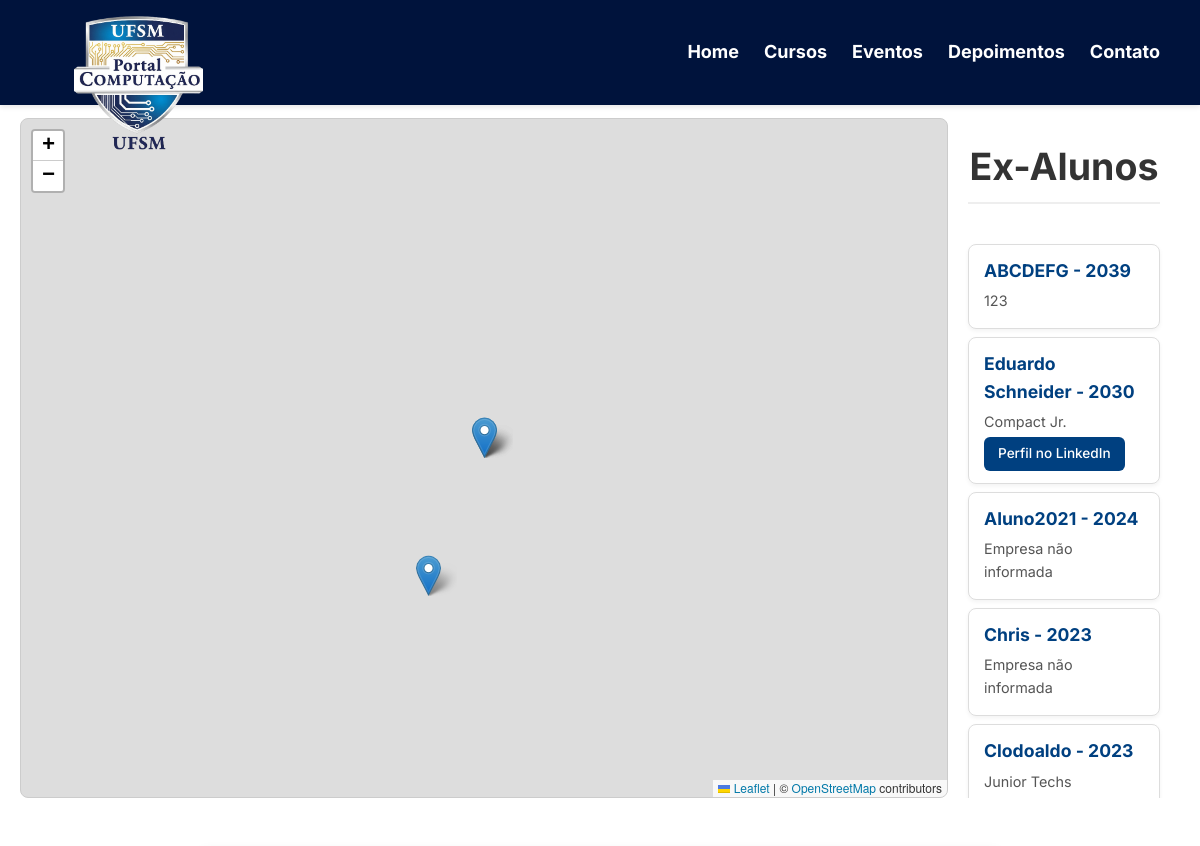
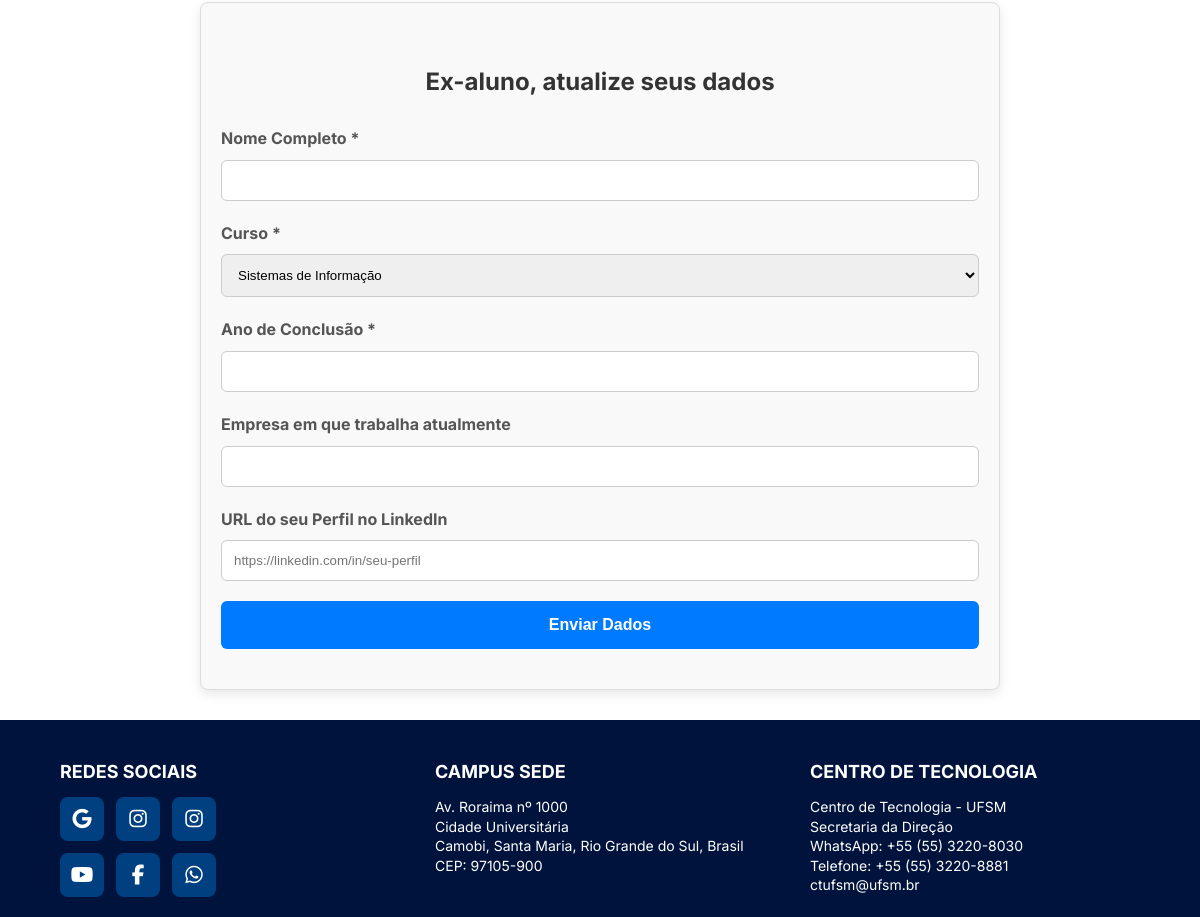
The page /exalunos/ on the database its author committed (2 pictures, top to bottom).
### site_inf/models.py (models this page shows, shortened)
class ExAluno(models.Model):
    CURSOS = (
        ('SI', 'Sistemas de Informação'),
        ('CC', 'Ciência da Computação'),
    )
    id = models.AutoField(primary_key=True)
    nome = models.CharField(max_length=200)
    curso = models.CharField(max_length=2, choices=CURSOS)
    ano_conclusao = models.PositiveIntegerField()
    empresa_atual = models.CharField(max_length=200, blank=True, null=True)
    latitude = models.FloatField(blank=True, null=True)
    longitude = models.FloatField(blank=True, null=True)
    linkedin = models.URLField(max_length=255, blank=True, null=True)

### site_inf/views.py (the view)
# urls.py: path('exalunos/', views.mapa_ex_alunos, name='mapa_ex_alunos'),
def mapa_ex_alunos(request):
    todos_os_alunos = ExAluno.objects.all().order_by('-ano_conclusao', 'nome')
    context = {
        'ex_alunos_list': todos_os_alunos
    }
    return render(request, 'site_inf/pages/listar_exalunos.html', context)

### site_inf/templates/site_inf/pages/listar_exalunos.html (shortened to what this page needs)
{% extends "site_inf/base.html" %}
{% load static %}
{% load l10n %}
{% block content %}
<div class="map-container-wrapper">
    <div id="map"></div>
    <div id="alumni-list-container">
        <div class = "page-main-title"><h2>Ex-Alunos</h2></div>
        <ul id="alumni-list">
            {% for aluno in ex_alunos_list %}
                <li class="alumnus-item"
                    data-id="{{ aluno.id }}"
                    data-lat="{{ aluno.latitude|unlocalize }}"
                    data-lng="{{ aluno.longitude|unlocalize }}"
                    data-nome="{{ aluno.nome }}"
                    data-empresa="{{ aluno.empresa_atual|default:'' }}"
                    data-linkedin="{{ aluno.linkedin|default:'' }}"
                    data-ano="{{ aluno.ano_conclusao }}">
                    <strong>{{ aluno.nome }} - {{ aluno.ano_conclusao }}</strong>
                    <div class="alumni-details">{{ aluno.empresa_atual|default:'Empresa não informada' }}</div>
                    {% if aluno.linkedin %}
                        <a class="btn-link" href="{{ aluno.linkedin }}" target="_blank" rel="noopener noreferrer">Perfil no LinkedIn</a>
                    {% endif %}
                </li>
            {% empty %}
                <li id="no-alumni-message">Nenhum ex-aluno cadastrado.</li>
            {% endfor %}
        </ul>
    </div>
</div>
<div class="form-container">
    <h2>Ex-aluno, atualize seus dados</h2>
    <form id="update-aluno-form">
        <div class="form-group">
            <label for="nome">Nome Completo *</label>
            <input type="text" id="nome" name="nome" required>
        </div>
        <div class="form-group">
            <label for="curso">Curso *</label>
            <select id="curso" name="curso" required>
                <option value="SI">Sistemas de Informação</option>
            </select>
        </div>
        <div class="form-group">
            <label for="ano_conclusao">Ano de Conclusão *</label>
            <input type="number" id="ano_conclusao" name="ano_conclusao" min="1990" max="2099" required>
        </div>
        <div class="form-group">
            <label for="empresa_atual">Empresa em que trabalha atualmente</label>
            <input type="text" id="empresa_atual" name="empresa_atual">
        </div>
        <div class="form-group">
            <label for="linkedin">URL do seu Perfil no LinkedIn</label>
            <input type="url" id="linkedin" name="linkedin" placeholder="https://linkedin.com/in/seu-perfil">
        </div>
        <button type="submit">Enviar Dados</button>
    </form>
</div>
{% endblock %}

### site_inf/static/site_inf/css/style.css (style rules this page uses)
body { margin: 0; font-family: 'Inter', sans-serif; line-height: 1.6; color: #333; background: #fff; }
* { box-sizing: border-box; }
html { scroll-behavior: smooth; }
html, body { height: 100%; margin: 0; display: flex; flex-direction: column; scroll-behavior: smooth; }
.page-main-title { font-family: 'Inter', sans-serif; color: #222335; text-align: center; font-size: 25px; font-weight: bold; margin-top: 25px; margin-bottom: 30 px; padding: 0; line-height: 1.3; }
.page-main-title { text-align: center; margin-bottom: 40px; }
.btn-link { background-color: #004080; color: white; padding: 6px 14px; border-radius: 6px; font-size: 0.85rem; font-weight: 500; text-decoration: none; transition: background 0.3s ease; display: inline-block; }
.map-container-wrapper { display: flex; height: 90vh; padding: 20px; box-sizing: border-box; }
#map { height: 100%; width: 80%; border: 1px solid #ccc; box-sizing: border-box; border-radius: 8px; }
#alumni-list-container { width: 20%; height: 100%; overflow-y: auto; padding: 0 20px; box-sizing: border-box; }
#alumni-list-container h2 { margin-top: 0; color: #333; padding-bottom: 10px; border-bottom: 2px solid #eee; }
#alumni-list { list-style-type: none; padding: 0; margin: 0; }
.alumnus-item { padding: 12px 15px; cursor: pointer; margin-bottom: 8px; border: 1px solid #ddd; border-radius: 8px; background-color: #fff; transition: all 0.2s ease-in-out; box-shadow: 0 2px 4px rgba(0, 0, 0, 0.05); }
.alumnus-item strong { color: #004080; font-size: 1.1em; }
.alumni-details { font-size: 0.9em; color: #555; padding-top: 4px; padding-bottom: 4px; }
.form-container { padding: 40px 20px; max-width: 800px; margin: 30px auto; background-color: #f9f9f9; border-radius: 8px; box-shadow: 0 4px 12px rgba(0,0,0,0.1); border: 1px solid #ddd; }
.form-container h2 { text-align: center; color: #333; margin-bottom: 25px; }
#update-aluno-form .form-group { margin-bottom: 20px; }
#update-aluno-form label { display: block; margin-bottom: 8px; font-weight: bold; color: #555; }
#update-aluno-form input[type="text"], #update-aluno-form input[type="number"], #update-aluno-form input[type="url"], #update-aluno-form select { width: 100%; padding: 12px; border: 1px solid #ccc; border-radius: 6px; box-sizing: border-box; transition: border-color 0.2s; }
#update-aluno-form button { display: block; width: 100%; padding: 15px; border: none; background-color: #007bff; color: white; font-size: 16px; font-weight: bold; border-radius: 6px; cursor: pointer; transition: background-color 0.2s; }

### rows shown on the page
ExAluno: nome "ABCDEFG", ano_conclusao "2039", empresa_atual "123"
ExAluno: nome "Eduardo Schneider", ano_conclusao "2030", empresa_atual "Compact Jr."
ExAluno: nome "Aluno2021", ano_conclusao "2024", empresa_atual "Empresa não informada"
ExAluno: nome "Chris", ano_conclusao "2023", empresa_atual "Empresa não informada"
ExAluno: nome "Clodoaldo", ano_conclusao "2023", empresa_atual "Junior Techs…"
